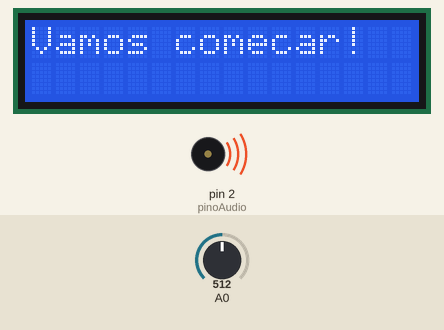
Simulated run of this sketch. Board: Arduino Uno, built with avr-gcc and run on an emulated ATmega328P. Parts: 16×2 character LCD, buzzer (waves = sounding). Inputs (shaded band) come from the test bench; at power-on: A0 = 512. Random numbers use the default seed unless the sketch sets one.

Above: at 1.2 s.
1.3 s: A0 set to 408
At 3.9 s:
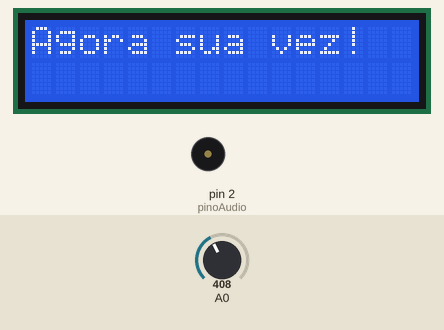
4.3 s: A0 set to 389
At 5.7 s:
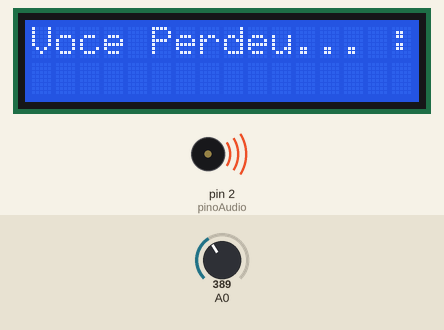
At 6.9 s:
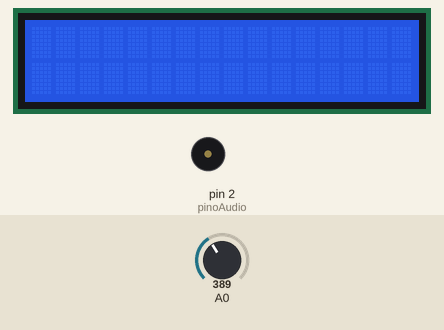
7.3 s: A0 set to 313
10.3 s: A0 set to 285
Timing chart, 0 to 16.1 s (numbered marks = the images above; inputs shaded):
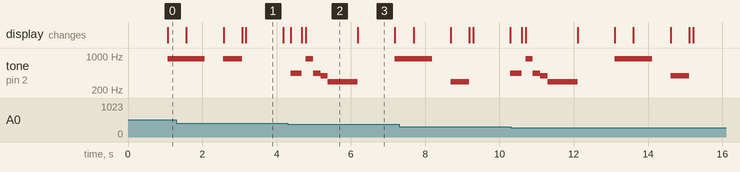

Measured:
- the behaviour switches between 400 and 399 on A0 (found by bisection; images 1 and 2)
- after the input at 4.3 s, tone on pin 2 (pinoAudio): plays 440 Hz for 0.30 s, 880 Hz for 0.20 s, 440 Hz for 0.20 s, 392 Hz for 0.20 s, 294 Hz for 0.80 s, 880 Hz for 0.11 s, starting after 0.08 s; the display: first changes after 0.08 s (image 2 shows a later state)
- what the display in image 1 shows lasts 1.0 s, from 3.2 s to 4.2 s
- what the display in image 2 shows lasts 1.4 s, from 4.8 s to 6.2 s

The sketch:

RespostaGenius.ino
```cpp
#include <LiquidCrystal.h>

LiquidCrystal lcd(8, 9, 4, 5, 6, 7);
/*
  NORMAL: 799
  SELECT: 546
  RIGHT: 1
  DOWN: 242
  UP: 100
  LEFT: 370
*/

//Vamos começar definindo as notas para os sons
#define NOTE_D4  294
#define NOTE_G4  392
#define NOTE_A4  440
#define NOTE_A5  880

// criando o array para os 4 sons para sortear um som
int tons[4] = { NOTE_A5, NOTE_A4, NOTE_G4, NOTE_D4 };

// Texto que vai aparecer na tela
String texto[4] = { "right", "left", "up", "down" };

// Nossa sequência de até 100 itens vai começar vazia.
int sequencia[100] = {};

// Indica a rodada atual que o jogo se encontra.
int rodada_atual = 0;

// Indica o passo atual dentro da sequência, é usado enquanto a sequência
// está sendo reproduzida.
int passo_atual_na_sequencia = 0;

/*
   Indica o pino de áudio, leds e botões.
   Os pinos de leds e botões estão em ordem, relacionados uns aos outros, ou
   seja, o primeiro led está relacionado ao primeiro botão. A ordem destas
   sequências também estão relacionadas a ordem dos tons.
*/
int pinoAudio = 2;

// Indica se um botão foi pressionado durante o loop principal.
int botao_pressionado = 0;

// Flag indicando se o jogo acabou.
int perdeu_o_jogo = false;

void setup() {
  lcd.begin(16, 2);
  lcd.setCursor(0, 0);
  // Definindo o modo do pino de Áudio como saída.
  pinMode(pinoAudio, OUTPUT);
  // Inicializando o random através de uma leitura da porta analógica.
  // Esta leitura gera um valor variável entre 0 e 1023.
  randomSeed(analogRead(5));
}

void loop() {
  // Se perdeu o jogo reinicializamos todas as variáveis.
  if (perdeu_o_jogo) {
    int sequencia[100] = {};
    rodada_atual = 0;
    passo_atual_na_sequencia = 0;
    perdeu_o_jogo = false;
  } else {
    lcd.print("Jogada: ");
    lcd.print(rodada_atual);
    delay(1000);
    lcd.clear();
  }

  // Toca um som de início para anúnicar que o jogo está começando quando é a primeira rodada.
  if (rodada_atual == 0) {
    tocarSomDeInicio();
    delay(500);
  }

  // Chama a função que inicializa a próxima rodada.
  proximaRodada();
  // Reproduz a sequência atual.
  reproduzirSequencia();
  // Aguarda os botões serem pressionados pelo jogador.
  lcd.print("Agora sua vez!");
  delay(1000);
  lcd.clear();
  aguardarJogador();
  // Aguarda 1 segundo entre cada jogada.
  delay(1000);
}


// Sorteia um novo item e adiciona na sequência.
void proximaRodada() {
  int numero_sorteado = random(0, 4);
  sequencia[rodada_atual++] = numero_sorteado;
}

// Reproduz a sequência para ser memorizada.
void reproduzirSequencia() {
  for (int i = 0; i < rodada_atual; i++) {
    tone(pinoAudio, tons[sequencia[i]]);
    lcd.print(texto[sequencia[i]]);
    delay(500);
    noTone(pinoAudio);
    lcd.clear();
    lcd.setCursor(0, 0);
    delay(100);
  }
  noTone(pinoAudio);
}

// Aguarda o jogador iniciar sua jogada.
void aguardarJogador() {

  for (int i = 0; i < rodada_atual; i++) {
    aguardarJogada();
    verificarJogada();
    if (perdeu_o_jogo) {
      break;
    }
    passo_atual_na_sequencia++;
  }
  // Redefine a variável para 0.
  passo_atual_na_sequencia = 0;
}


void aguardarJogada() {

  boolean jogada_efetuada = false;

  while (!jogada_efetuada) {

    int i = -1;
    int botao = analogRead (0);  //Leitura do valor da porta analógica A0
    if (botao < 50) i = 0;
    else if (botao < 150) i = 2;
    else if (botao < 300) i = 3;
    else if (botao < 400) i = 1;
    if (i != -1) {
      // Dizendo qual foi o botao pressionado.
      botao_pressionado = i;
      tone(pinoAudio, tons[i]);
      lcd.print(texto[i]);
      delay(300);
      lcd.clear();
      lcd.setCursor(0, 0);
      noTone(pinoAudio);
      jogada_efetuada = true;
    }
    delay(100);
  }
}


void verificarJogada() {
  if (sequencia[passo_atual_na_sequencia] != botao_pressionado) {
    // GAME OVER.

    lcd.print("Voce Perdeu... :(");
    for (int i = 0; i <= 3; i++) {
      tone(pinoAudio, tons[i]);
      delay(200);
      noTone(pinoAudio);
    }
    tone(pinoAudio, tons[3]);
    delay(600);
    noTone(pinoAudio);
    lcd.clear();
    lcd.setCursor(0, 0);
    perdeu_o_jogo = true;
  }
}

void tocarSomDeInicio() {
  lcd.print("Vamos comecar!");
  tone(pinoAudio, tons[0]);
  delay(500);
  lcd.clear();
  lcd.setCursor(0, 0);
  delay(500);
  noTone(pinoAudio);
}
```
